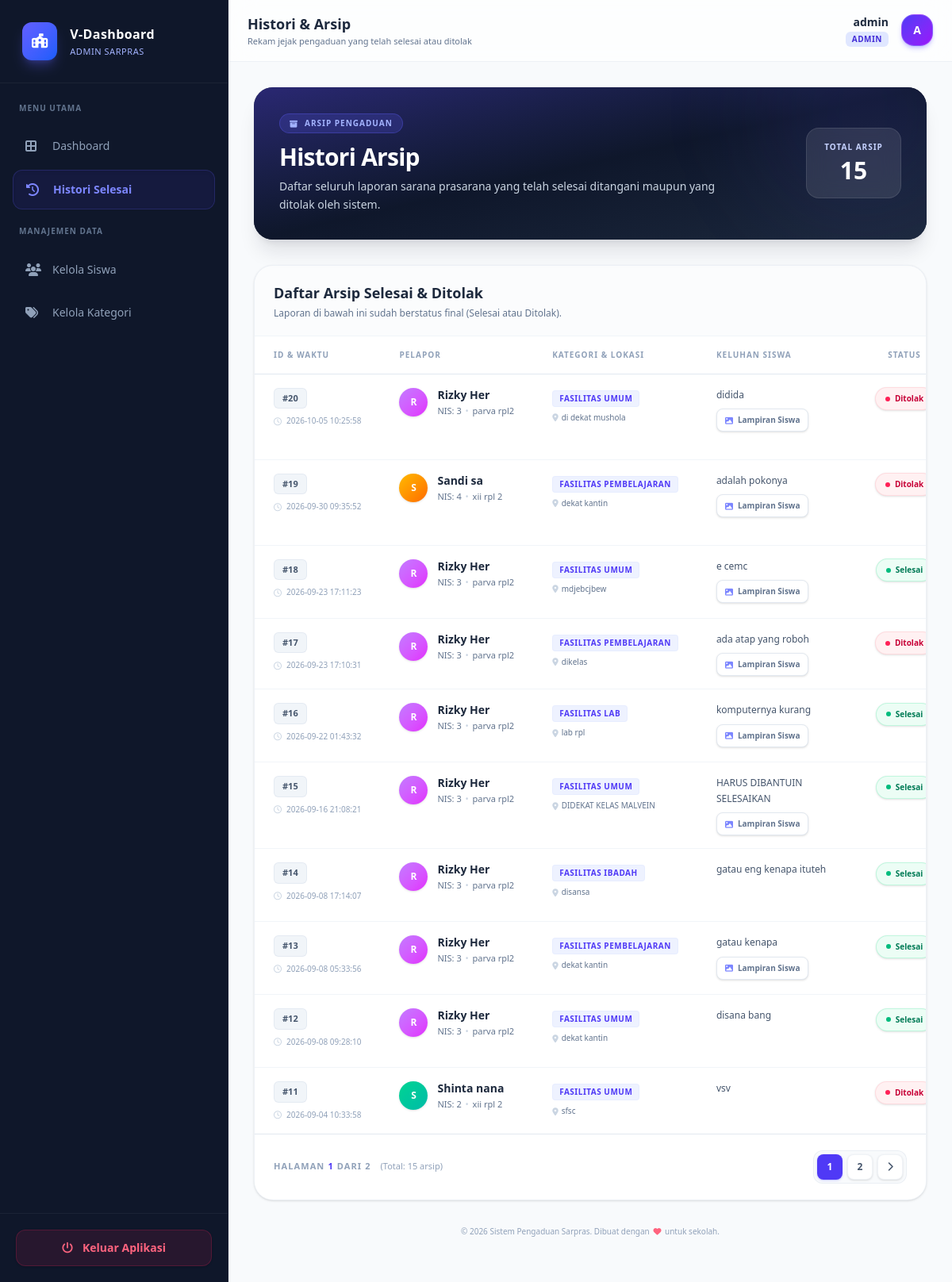
Screenshot of /View/v_histori_aspirasi.php (signed in) with the database file from the repository.
### tables this page shows
CREATE TABLE `aspirasi` (
  `id_aspirasi` int(11) NOT NULL,
  `id_siswa` int(11) NOT NULL,
  `id_kategori` int(11) NOT NULL,
  `id_admin` int(11) DEFAULT NULL,
  `lokasi` varchar(50) NOT NULL,
  `ket` text NOT NULL,
  `bukti_siswa` varchar(100) DEFAULT NULL,
  `status` enum('Menunggu','Proses','Selesai','Ditolak') DEFAULT 'Menunggu',
  `feedback` text DEFAULT NULL,
  `bukti_admin` varchar(100) DEFAULT NULL,
  `created_at` datetime DEFAULT current_timestamp()
);

CREATE TABLE `siswa` (
  `id_siswa` int(11) NOT NULL,
  `nis` varchar(10) NOT NULL,
  `nama` varchar(50) NOT NULL,
  `kelas` varchar(10) NOT NULL,
  `password` varchar(100) NOT NULL DEFAULT '123456'
);

CREATE TABLE `kategori` (
  `id_kategori` int(11) NOT NULL,
  `nama_kategori` varchar(50) NOT NULL
);

### View/v_histori_aspirasi.php (the view, shortened to what the rows shown need)
<?php
require_once '../Model/m_aspirasi.php';
$modelAspirasi = new m_aspirasi();
$limit  = 10;
$page   = isset($_GET['page']) ? (int)$_GET['page'] : 1;
$offset = ($page > 1) ? ($page * $limit) - $limit : 0;
$list_selesai = $modelAspirasi->getAspirasiSelesaiLimit($limit, $offset);
?>
<!DOCTYPE html>
<html lang="id">
<head>
    <script src="https://cdn.jsdelivr.net/npm/@tailwindcss/browser@4"></script>
    <link rel="stylesheet" href="https://cdnjs.cloudflare.com/ajax/libs/font-awesome/6.4.0/css/all.min.css">
</head>
<body class="bg-[#F8FAFC] font-sans min-h-screen flex flex-col md:flex-row text-slate-800 antialiased selection:bg-indigo-500 selection:text-white">
    <aside id="sidebar" class="fixed md:sticky top-0 left-0 z-50 h-screen w-72 bg-[#0F172A] text-slate-300 flex flex-col justify-between -translate-x-full md:translate-x-0 transition-transform duration-300 ease-in-out shrink-0 border-r border-slate-800/60 shadow-xl md:shadow-none">
        <div class="overflow-y-auto overflow-x-hidden">
            <div class="p-7 border-b border-white/5 flex items-center gap-4">
                <div>
                    <h1 class="text-white font-bold text-base tracking-wide">V-Dashboard</h1>
                </div>
            </div>
        </div>
    </aside>
    <main class="flex-1 flex flex-col min-w-0 min-h-screen relative">
        <header class="bg-white/70 backdrop-blur-lg border-b border-slate-200/60 px-6 py-4 flex justify-between items-center sticky top-0 z-30 transition-all">
            <div class="flex items-center gap-4">
                <div>
                    <h2 class="text-lg font-bold text-slate-800">Histori & Arsip</h2>
                </div>
            </div>
        </header>
        <div class="p-5 sm:p-8 space-y-8 max-w-[1400px] w-full mx-auto">
            <div class="bg-slate-900 rounded-3xl p-6 sm:p-8 text-white shadow-xl shadow-slate-900/10 relative overflow-hidden group">
                <div class="relative z-10 flex flex-col sm:flex-row justify-between items-start sm:items-center gap-6">
                    <div>
                        <h2 class="text-2xl sm:text-3xl font-bold tracking-tight text-white mb-2">Histori Arsip</h2>
                    </div>
                </div>
            </div>
            <div class="bg-white rounded-3xl shadow-sm border border-slate-200/60 overflow-hidden flex flex-col">
                <div class="hidden lg:block overflow-x-auto min-h-[300px]">
                    <table class="w-full text-left border-collapse">
                        <thead>
                            <tr class="bg-white border-b border-slate-200">
                                <th class="px-6 py-4 text-[10px] font-bold uppercase tracking-widest text-slate-400 whitespace-nowrap">ID & Waktu</th>
                                <th class="px-6 py-4 text-[10px] font-bold uppercase tracking-widest text-slate-400 whitespace-nowrap">Pelapor</th>
                                <th class="px-6 py-4 text-[10px] font-bold uppercase tracking-widest text-slate-400">Kategori & Lokasi</th>
                                <th class="px-6 py-4 text-[10px] font-bold uppercase tracking-widest text-slate-400">Keluhan Siswa</th>
                                <th class="px-6 py-4 text-[10px] font-bold uppercase tracking-widest text-slate-400 text-center">Status</th>
                            </tr>
                        </thead>
                        <tbody class="divide-y divide-slate-100 bg-white">
                            <?php if (empty($list_selesai)): ?>
                                <tr>
                                    <td colspan="6" class="p-16 text-center">
                                        <div class="flex flex-col items-center justify-center">
                                            <div class="w-20 h-20 bg-slate-50 rounded-full flex items-center justify-center mb-4">
                                                <i class="fa-solid fa-box-open text-4xl text-slate-300"></i>
                                            </div>
                                            <h4 class="text-base font-bold text-slate-700">Belum ada arsip</h4>
                                            <p class="text-sm text-slate-500 mt-1 max-w-sm">Belum ada histori pengaduan saat ini.</p>
                                        </div>
                                    </td>
                                </tr>
                            <?php else: ?>
                                <?php foreach ($list_selesai as $row):
                                    $bukti_siswa_raw = trim($row['bukti_siswa'] ?? '');
                                    $status_laporan = strtolower($row['status'] ?? 'selesai');
                                    if ($status_laporan === 'ditolak') {
                                        $badge_bg   = 'bg-rose-50 text-rose-700 border-rose-200/60';
                                        $dot_color  = 'bg-rose-500';
                                    } else {
                                        $badge_bg   = 'bg-emerald-50 text-emerald-700 border-emerald-200/60';
                                        $dot_color  = 'bg-emerald-500';
                                    }
                                    $gradients = ['from-rose-400 to-red-500', 'from-blue-400 to-indigo-500', 'from-emerald-400 to-teal-500', 'from-purple-400 to-fuchsia-500', 'from-amber-400 to-orange-500'];
                                    $gradClass = $gradients[($row['id_siswa'] ?? 0) % count($gradients)];
                                ?>
                                    <tr class="hover:bg-slate-50/80 transition-all duration-200 group relative align-top">
                                        <td class="px-6 py-4 whitespace-nowrap">
                                            <span class="inline-block bg-slate-100 text-slate-600 font-bold px-2.5 py-1 rounded-md text-[11px] border border-slate-200/80">
                                                #<?= htmlspecialchars($row['id_aspirasi']) ?>
                                            </span>
                                            <div class="text-[10px] font-medium text-slate-400 mt-2 flex items-center gap-1.5">
                                                <i class="fa-regular fa-clock text-slate-300"></i> <?= htmlspecialchars($row['created_at'] ?? '-') ?>
                                            </div>
                                        </td>
                                        <td class="px-6 py-4 whitespace-nowrap">
                                            <div class="flex items-center gap-3">
                                                <div class="w-9 h-9 rounded-full bg-gradient-to-br <?= $gradClass ?> text-white flex items-center justify-center font-bold text-xs shadow-sm shrink-0">
                                                    <?= strtoupper(substr($row['nama_siswa'] ?? 'S', 0, 1)) ?>
                                                </div>
                                                <div>
                                                    <span class="block font-bold text-slate-800 text-sm"><?= htmlspecialchars($row['nama_siswa'] ?? 'Siswa') ?></span>
                                                    <span class="block text-[11px] text-slate-500 mt-0.5">NIS: <?= htmlspecialchars($row['id_siswa'] ?? '-') ?> <span class="text-slate-300 mx-0.5">•</span> <?= htmlspecialchars($row['kelas'] ?? '-') ?></span>
                                                </div>
                                            </div>
                                        </td>
                                        <td class="px-6 py-4 whitespace-nowrap">
                                            <span class="text-[10px] font-bold uppercase tracking-wider text-indigo-600 bg-indigo-50 px-2 py-0.5 rounded border border-indigo-100/50 inline-block mb-1.5">
                                                <?= htmlspecialchars($row['nama_kategori'] ?? '-') ?>
                                            </span>
                                            <div class="text-[10px] text-slate-500 font-medium flex items-center gap-1">
                                                <i class="fa-solid fa-location-dot text-slate-300"></i> <?= htmlspecialchars($row['lokasi']) ?>
                                            </div>
                                        </td>
                                        <td class="px-6 py-4 min-w-[200px] max-w-xs">
                                            <p class="text-slate-600 text-xs leading-relaxed line-clamp-2" title="<?= htmlspecialchars($row['ket']) ?>">
                                                <?= htmlspecialchars($row['ket']) ?>
                                            </p>
                                            <?php if (!empty($bukti_siswa_raw)): ?>
                                                <a href="../uploads/<?= htmlspecialchars($bukti_siswa_raw) ?>" target="_blank" class="inline-flex items-center gap-1.5 mt-2 px-2.5 py-1.5 bg-white border border-slate-200 rounded-lg text-[10px] font-bold text-slate-500 hover:text-indigo-600 hover:border-indigo-300 hover:bg-indigo-50 transition-all shadow-sm">
                                                    <i class="fa-solid fa-image text-indigo-400"></i> Lampiran Siswa
                                                </a>
                                            <?php endif; ?>
                                        </td>
                                        <td class="px-6 py-4 whitespace-nowrap text-center">
                                            <span class="inline-flex items-center gap-1.5 px-3 py-1.5 rounded-full font-bold text-[10px] border shadow-sm <?= $badge_bg ?>">
                                                <span class="w-1.5 h-1.5 rounded-full <?= $dot_color ?>"></span>
                                                <?= htmlspecialchars(ucfirst($row['status'])) ?>
                                            </span>
                                        </td>
                                    </tr>
                                <?php endforeach; ?>
                            <?php endif; ?>
                        </tbody>
                    </table>
                </div>
            </div>
        </div>
    </main>
</body>
</html>

### rows the page displays
aspirasi: id_aspirasi "20", created_at "2026-10-05 10:25:58", id_siswa.nama "R", id_siswa.nama "Rizky Her", id_siswa "3", id_siswa.kelas "parva rpl2", id_kategori.nama_kategori "FASILITAS UMUM", lokasi "di dekat mushola", ket "didida", status "Ditolak"
aspirasi: id_aspirasi "19", created_at "2026-09-30 09:35:52", id_siswa.nama "S", id_siswa.nama "Sandi sa", id_siswa "4", id_siswa.kelas "xii rpl 2", id_kategori.nama_kategori "FASILITAS PEMBELAJARAN", lokasi "dekat kantin", ket "adalah pokonya", status "Ditolak"
aspirasi: id_aspirasi "18", created_at "2026-09-23 17:11:23", id_siswa.nama "R", id_siswa.nama "Rizky Her", id_siswa "3", id_siswa.kelas "parva rpl2", id_kategori.nama_kategori "FASILITAS UMUM", lokasi "mdjebcjbew", ket "e cemc", status "Selesai"
aspirasi: id_aspirasi "17", created_at "2026-09-23 17:10:31", id_siswa.nama "R", id_siswa.nama "Rizky Her", id_siswa "3", id_siswa.kelas "parva rpl2", id_kategori.nama_kategori "FASILITAS PEMBELAJARAN", lokasi "dikelas", ket "ada atap yang roboh", status "Ditolak"
aspirasi: id_aspirasi "16", created_at "2026-09-22 01:43:32", id_siswa.nama "R", id_siswa.nama "Rizky Her", id_siswa "3", id_siswa.kelas "parva rpl2", id_kategori.nama_kategori "FASILITAS LAB", lokasi "lab rpl", ket "komputernya kurang", status "Selesai"
aspirasi: id_aspirasi "15", created_at "2026-09-16 21:08:21", id_siswa.nama "R", id_siswa.nama "Rizky Her", id_siswa "3", id_siswa.kelas "parva rpl2", id_kategori.nama_kategori "FASILITAS UMUM", lokasi "DIDEKAT KELAS MALVEIN", ket "HARUS DIBANTUIN SELESAIKAN", status "Selesai"
aspirasi: id_aspirasi "14", created_at "2026-09-08 17:14:07", id_siswa.nama "R", id_siswa.nama "Rizky Her", id_siswa "3", id_siswa.kelas "parva rpl2", id_kategori.nama_kategori "FASILITAS IBADAH", lokasi "disansa", ket "gatau eng kenapa ituteh", status "Selesai"
aspirasi: id_aspirasi "13", created_at "2026-09-08 05:33:56", id_siswa.nama "R", id_siswa.nama "Rizky Her", id_siswa "3", id_siswa.kelas "parva rpl2", id_kategori.nama_kategori "FASILITAS PEMBELAJARAN", lokasi "dekat kantin", ket "gatau kenapa", status "Selesai"
aspirasi: id_aspirasi "12", created_at "2026-09-08 09:28:10", id_siswa.nama "R", id_siswa.nama "Rizky Her", id_siswa "3", id_siswa.kelas "parva rpl2", id_kategori.nama_kategori "FASILITAS UMUM", lokasi "dekat kantin", ket "disana bang", status "Selesai"
aspirasi: id_aspirasi "11", created_at "2026-09-04 10:33:58", id_siswa.nama "S", id_siswa.nama "Shinta nana", id_siswa "2", id_siswa.kelas "xii rpl 2", id_kategori.nama_kategori "FASILITAS UMUM", lokasi "sfsc", ket "vsv", status "Ditolak"

### other values shown
$_SESSION['username'] "admin"
$_SESSION['role'] "ADMIN"
substr($_SESSION['username'] ?? $_SESSION['nama'] ?? 'Admin', 0, 1) "A"
$totalData "15"
$page "1"
$totalPages "2"
